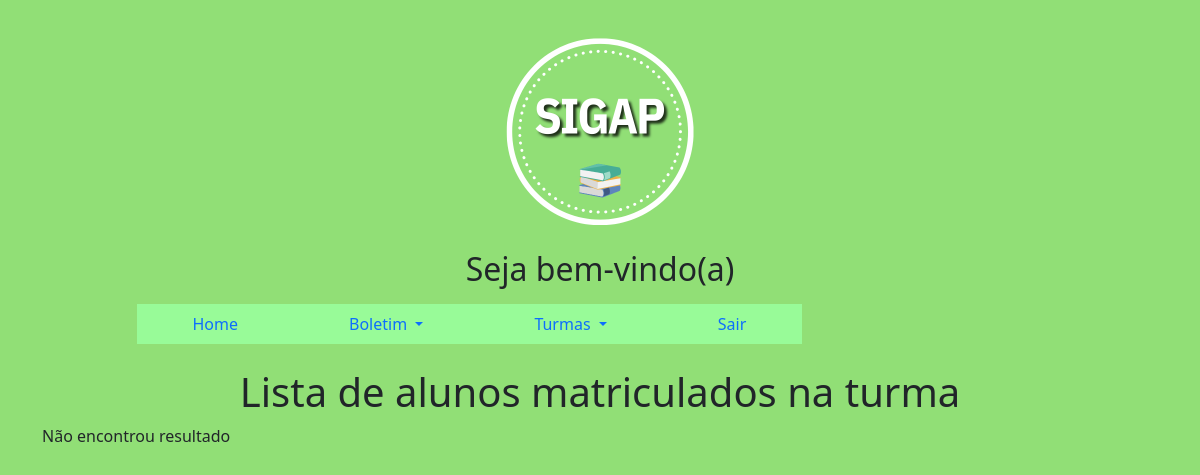
Page /principalAluno.php?page=listarmatAlunos&idAluno on the earlier database version.
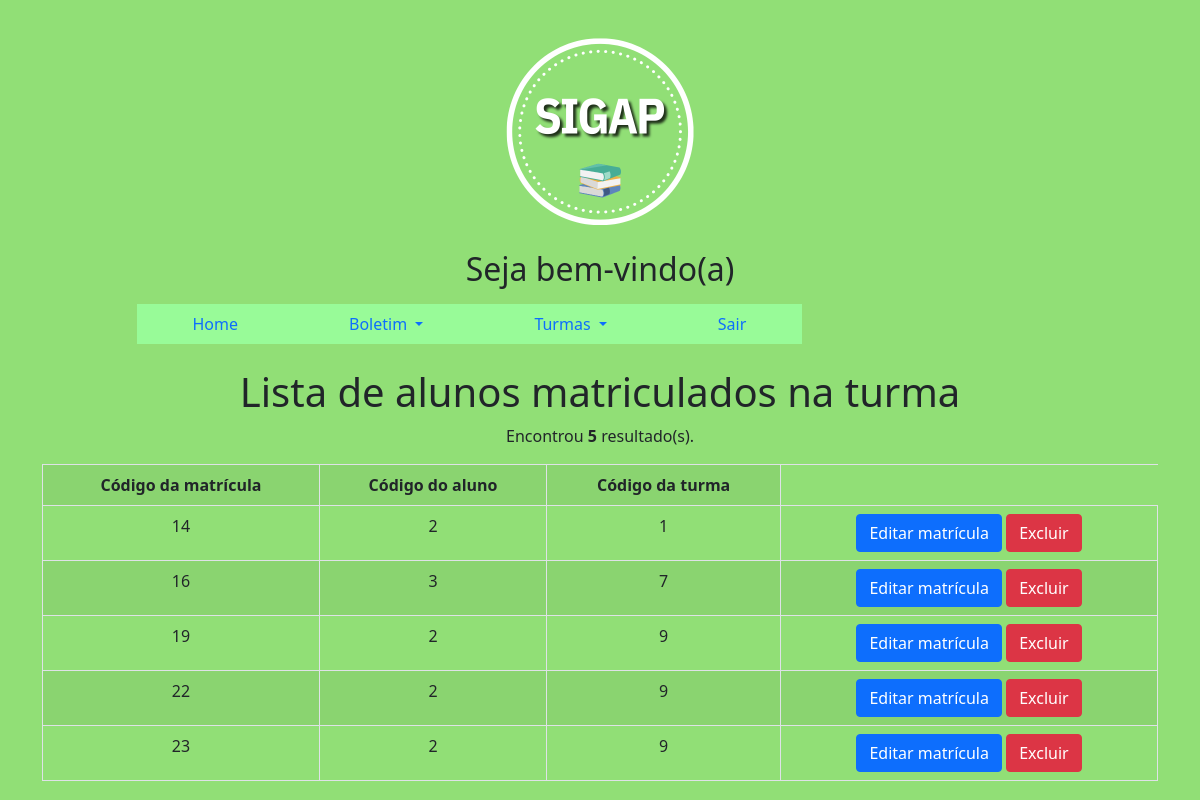
Same page on the later database version.
### tables this page shows
CREATE TABLE `mat_alunos_turmas` (
  `idMat_Alunos_Turmas` int(11) NOT NULL,
  `Aluno_idAluno` int(11) NOT NULL,
  `Turmas_idTurmas` int(11) NOT NULL
);

### listarmatAlunos.php (the view)
<?php
	$sql = "SELECT * FROM mat_alunos_turmas";
	$res = $mysqli->query($sql);
	$qtd = $res->num_rows;
?>
    <div class="row">
        <div class="col-12">
            <h1>Lista de alunos matriculados na turma</h1>
        </div>
		<?php
        if($qtd > 0){
		print "<p>Encontrou <b>$qtd</b> resultado(s).</p>";
		print "<table class='table table-bordered table-striped table-hover'>";
		print "<tr>";
		print "<th>Código da matrícula</th>";
		print "<th>Código do aluno</th>";
		print "<th>Código da turma</th>";
		print "</tr>";
		while($row = $res->fetch_object()){
			print "<tr>";
			print "<td>".$row->idMat_Alunos_Turmas."</td>";
			print "<td>".$row->Aluno_idAluno."</td>";
			print "<td>".$row->Turmas_idTurmas."</td>";
			print "<td>
					 <button onclick=\"location.href='?page=editarmatAlunos&idMat_Alunos_Turmas=".$row->idMat_Alunos_Turmas."';\" class='btn btn-primary'>Editar matrícula</button>
					 <button onclick=\"if(confirm('Tem certeza que deseja excluir?')){location.href='?page=salvarmatAlunos&acao=excluir&idMat_Alunos_Turmas=".$row->idMat_Alunos_Turmas."';}else{false;}\"  class='btn btn-danger'>Excluir</button>
			       </td>";
		}
		print "</table>";
	}else{
		print "Não encontrou resultado";
	}
	?>

Differences in the rows shown:
added mat_alunos_turmas: idMat_Alunos_Turmas "14", Aluno_idAluno "2", Turmas_idTurmas "1"
added mat_alunos_turmas: idMat_Alunos_Turmas "16", Aluno_idAluno "3", Turmas_idTurmas "7"
added mat_alunos_turmas: idMat_Alunos_Turmas "19", Aluno_idAluno "2", Turmas_idTurmas "9"
added mat_alunos_turmas: idMat_Alunos_Turmas "22", Aluno_idAluno "2", Turmas_idTurmas "9"
added mat_alunos_turmas: idMat_Alunos_Turmas "23", Aluno_idAluno "2", Turmas_idTurmas "9"
Other differences:
$qtd: (not shown) → "5"
text no longer shown: "Não encontrou resultado"
text now shown: "Encontrou resultado(s). Código da matrícula Código do aluno Código da turma"
